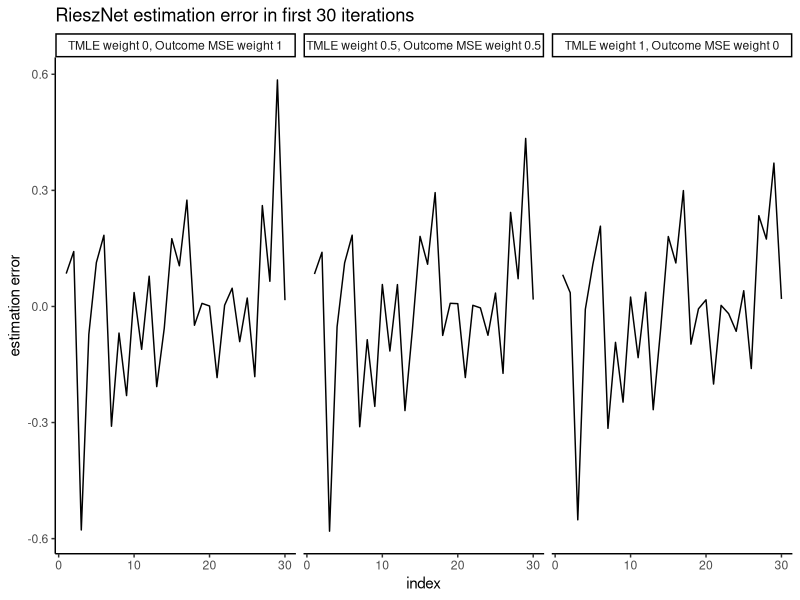

Write the R code that produced this figure.
library(tidyverse)
data0 <- read_csv("dope_neural_nets/different_riesz_weights/tmle0_full_x.csv") %>%
  mutate(type = 'TMLE weight 0, Outcome MSE weight 1', index=1:50)
data05 <- read_csv("dope_neural_nets/different_riesz_weights/tmle05_full_x.csv") %>%
  mutate(type = 'TMLE weight 0.5, Outcome MSE weight 0.5', index=1:50)
data1 <- read_csv("dope_neural_nets/different_riesz_weights/tmle1_full_x.csv") %>%
  mutate(type = 'TMLE weight 1, Outcome MSE weight 0', index=1:50)

data = rbind(data0[1:30,],data05[1:30,], data1[1:30,])
ggplot(data) +
  geom_line(aes(x=index, y=estimate-truth))+
  facet_wrap(~type)+
  xlab('index')+
  ylab('estimation error')+
  theme_classic()+
  ggtitle('RieszNet estimation error in first 30 iterations')


